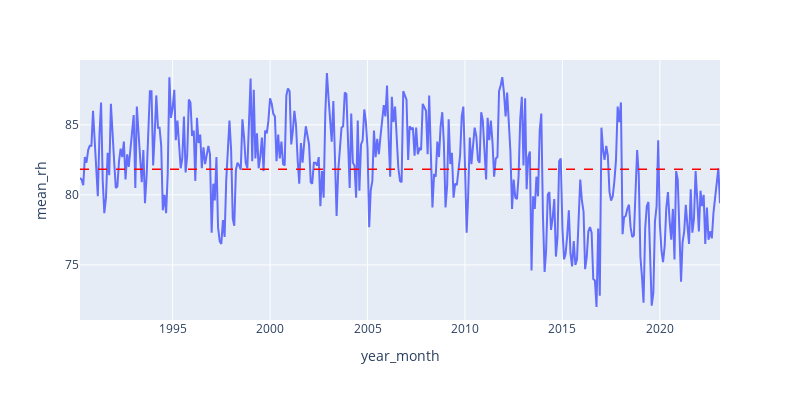

Notebook code cell kept with this figure:
### Markdown cell above
##### 5c) Mean Relative Humidity

### Code cell
fig = px.line(df_new, x='year_month', y='mean_rh')
mean = df_new['mean_rh'].mean()
fig.add_hline(y=mean, line_width=1.5,
              line_dash='dash', line_color='red')
fig.update_layout(width=800, height=400,showlegend=False)

### Figure 1 — Plotly figure (JSON) as saved in the notebook; plotly's stock layout.template omitted (floating-point values rounded to 4 significant figures; data arrays with more than 128 entries replaced by an {"elided": "..."} marker saying what was removed)
{"data": [{"hovertemplate": "year_month=%{x}<br>mean_rh=%{y}<extra></extra>", "legendgroup": "", "line": {"color": "#636efa", "dash": "solid"}, "marker": {"symbol": "circle"}, "mode": "lines", "name": "", "orientation": "v", "showlegend": false, "type": "scatter", "x": {"elided": "385 str values"}, "xaxis": "x", "y": {"elided": "385 float values"}, "yaxis": "y"}], "layout": {"height": 400, "legend": {"tracegroupgap": 0}, "margin": {"t": 60}, "shapes": [{"line": {"color": "red", "dash": "dash", "width": 1.5}, "type": "line", "x0": 0, "x1": 1, "xref": "x domain", "y0": 81.83, "y1": 81.83, "yref": "y"}], "showlegend": false, "width": 800, "xaxis": {"anchor": "y", "domain": [0, 1], "title": {"text": "year_month"}}, "yaxis": {"anchor": "x", "domain": [0, 1], "title": {"text": "mean_rh"}}}}
